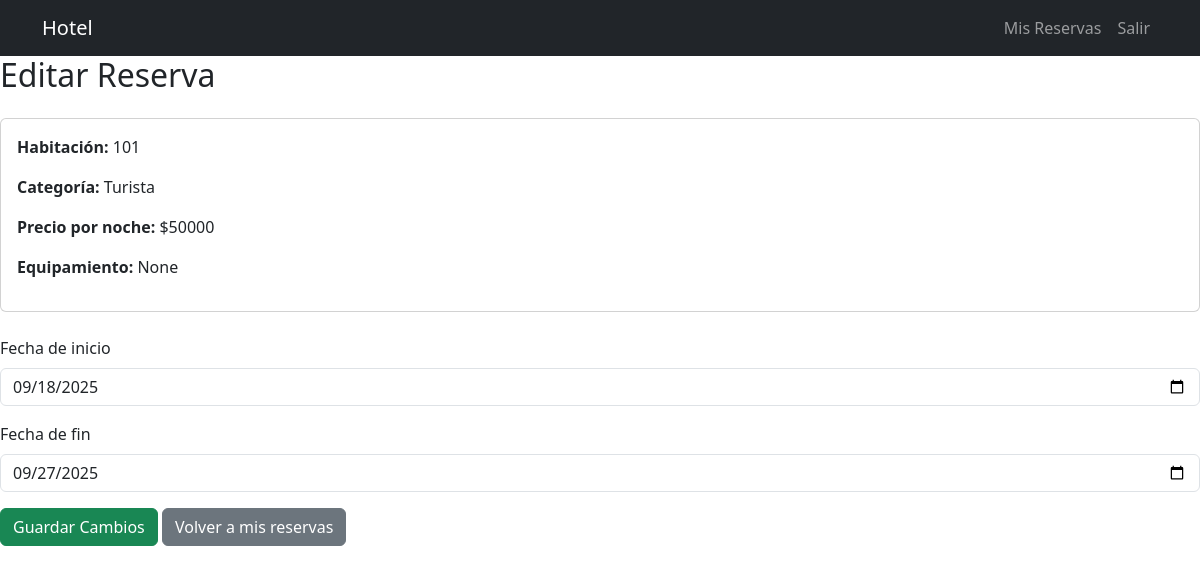
The app's page /reservas/4/editar/ (signed in) with its own data.
### reservas/models.py (models this page shows, shortened)
class Reserva(models.Model):
    cliente = models.ForeignKey(Cliente, on_delete=models.CASCADE)
    habitacion = models.ForeignKey(Habitacion, on_delete=models.CASCADE)
    fecha_inicio = models.DateField()
    fecha_fin = models.DateField()
    fecha_reserva = models.DateTimeField(auto_now_add=True)
    confirmada = models.BooleanField(default=False)
    monto_total = models.IntegerField(blank=True, null=True)   # <-- ahora entero
    monto_reserva = models.IntegerField(blank=True, null=True) # <-- ahora entero

class Habitacion(models.Model):
    CATEGORIAS = [
        ('TURISTA', 'Turista'),
        ('PREMIUM', 'Premium'),
    ]
    numero = models.IntegerField(unique=True)
    categoria = models.CharField(max_length=10, choices=CATEGORIAS)
    descripcion = models.TextField()
    equipamiento = models.TextField(blank=True, null=True)  # agregado
    precio_diario = models.IntegerField()  # <-- ahora entero
    disponible = models.BooleanField(default=True)

### reservas/views.py (the view)
# urls.py: path('reservas/<int:reserva_id>/editar/', editar_reserva, name='editar_reserva'),
@login_required
def editar_reserva(request, reserva_id):
    reserva = get_object_or_404(Reserva, id=reserva_id, cliente__email=request.user.email)
    if request.method == "POST":
        form = ReservaForm(request.POST, instance=reserva)
        if form.is_valid():
            nueva_reserva = form.save(commit=False)
            if Reserva.objects.filter(
                habitacion=nueva_reserva.habitacion,
                fecha_inicio__lte=nueva_reserva.fecha_fin,
                fecha_fin__gte=nueva_reserva.fecha_inicio
            ).exclude(id=reserva.id).exists():
                form.add_error(None, "⚠️ La habitación ya está reservada en esas fechas.")
            else:
                dias = (nueva_reserva.fecha_fin - nueva_reserva.fecha_inicio).days + 1
                nueva_reserva.monto_total = dias * reserva.habitacion.precio_diario
                nueva_reserva.monto_reserva = int(nueva_reserva.monto_total * 0.3)
                nueva_reserva.save()
                messages.success(request, "✅ Reserva actualizada con éxito.")
                return redirect("mis_reservas")
    else:
        form = ReservaForm(instance=reserva)
    return render(request, "reservas/editar_reserva.html", {
        "form": form,
        "reserva": reserva
    })

### reservas/forms.py
class ReservaForm(forms.ModelForm):
    class Meta:
        model = Reserva
        fields = ["fecha_inicio", "fecha_fin"]
        widgets = {
            'fecha_inicio': forms.DateInput(attrs={'class': 'form-control', 'type': 'date'}),
            'fecha_fin': forms.DateInput(attrs={'class': 'form-control', 'type': 'date'}),
        }

### reservas/templates/reservas/editar_reserva.html (shortened to what this page needs)
{% extends "reservas/base.html" %}
{% block content %}
<h2 class="mb-4">Editar Reserva</h2>
<div class="card mb-4">
  <div class="card-body">
    <p><strong>Habitación:</strong> {{ reserva.habitacion.numero }}</p>
    <p><strong>Categoría:</strong> {{ reserva.habitacion.get_categoria_display }}</p>
    <p><strong>Precio por noche:</strong> ${{ reserva.habitacion.precio_diario }}</p>
    <p><strong>Equipamiento:</strong> {{ reserva.habitacion.equipamiento }}</p>
  </div>
</div>
<form method="post" class="needs-validation" novalidate>
  <div class="mb-3">
    <label for="id_fecha_inicio" class="form-label">Fecha de inicio</label>
    {{ form.fecha_inicio }}
  </div>
  <div class="mb-3">
    <label for="id_fecha_fin" class="form-label">Fecha de fin</label>
    {{ form.fecha_fin }}
  </div>
  <button type="submit" class="btn btn-success">Guardar Cambios</button>
  <a href="{% url 'mis_reservas' %}" class="btn btn-secondary">Volver a mis reservas</a>
</form>
{% endblock %}

### records on screen
Reserva: habitacion.numero "101", habitacion.categoria "Turista", habitacion.precio_diario "50000", habitacion.equipamiento "None", fecha_inicio "09/18/2025", fecha_fin "09/27/2025"
